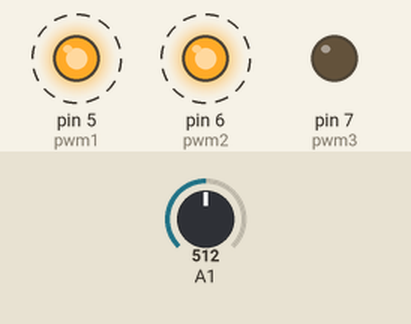
Simulated run of this sketch. Board: Arduino Uno, built with avr-gcc and run on an emulated ATmega328P. Shown: output pins drawn as LEDs (lit = HIGH). Dashed ring = blinking. Inputs (shaded band) come from the test bench; at power-on: A1 = 512.

Above: at 0.84 s.
1.4 s: A1 set to 900
At 1.73 s:
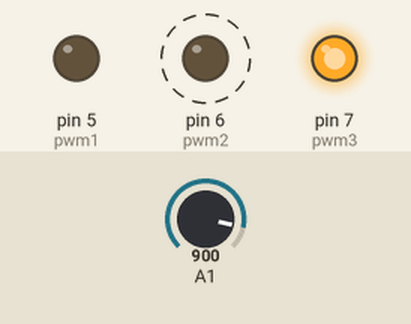
4.6 s: A1 set to 1023
At 5.36 s:
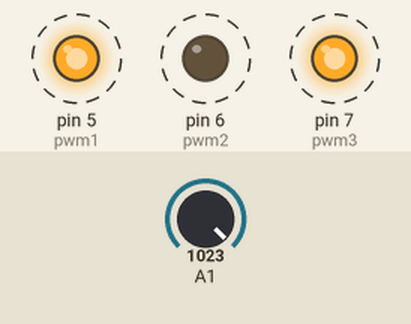
Timing chart, 0 to 13.8 s (numbered marks = the images above; inputs shaded):
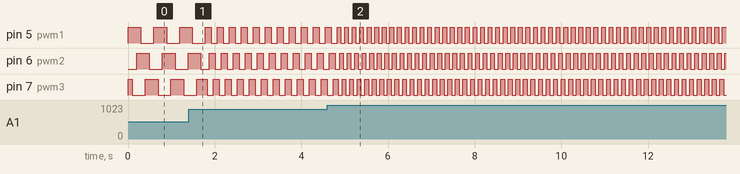

Measured:
- after the input at 1.4 s, pin 6 (pwm2): alternates HIGH for 0.14 s and LOW for 0.14 s, starting after 0.48 s
- after the input at 4.6 s, pin 5 (pwm1): alternates HIGH for 0.09 s and LOW for 0.09 s, starting after 0.31 s; pin 6 (pwm2): alternates HIGH for 0.09 s and LOW for 0.09 s, starting after 0.37 s; pin 7 (pwm3): alternates HIGH for 0.09 s and LOW for 0.09 s, starting after 0.34 s
- by itself, pin 5 (pwm1): repeats every 0.28 s: HIGH 0.14 s, LOW 0.14 s
- by itself, pin 6 (pwm2): alternates HIGH for 0.30 s and LOW for 0.30 s
- by itself, pin 7 (pwm3): repeats every 0.28 s: LOW 0.14 s, HIGH 0.14 s

The sketch:

sketch_jun24a.ino
```cpp
int pwm1=5;
int pwm2=6;
int pwm3=7;

float potValor, periodo, tiempo;

void setup() {

  Serial.begin(9600);
  pinMode(pwm1, OUTPUT);
  pinMode(pwm2, OUTPUT);
  pinMode(pwm3, OUTPUT);

}

void loop() {
  potValor = analogRead(A1);
  periodo = map(potValor, 0,1023,505,88);
  //tiempo= periodo/100;
  tiempo= periodo/3;
  digitalWrite(pwm1, HIGH);
  delay(.25);
  digitalWrite(pwm2, LOW);
  delay(.25);
  digitalWrite(pwm3, HIGH);
  delay(tiempo);

  digitalWrite(pwm1, HIGH);
  delay(.25);
  digitalWrite(pwm2, LOW);
  delay(.25);
  digitalWrite(pwm3, LOW);
  delay(tiempo);

  digitalWrite(pwm1, HIGH);
  delay(.25);
  digitalWrite(pwm2, HIGH);
  delay(.25);
  digitalWrite(pwm3, LOW);
  delay(tiempo);

  digitalWrite(pwm1, LOW);
  delay(.25);
  digitalWrite(pwm2, HIGH);
  delay(.25);
  digitalWrite(pwm3, LOW);
  delay(tiempo);

  digitalWrite(pwm1, LOW);
  delay(.25);
  digitalWrite(pwm2, HIGH);
  delay(.25);
  digitalWrite(pwm3, HIGH);
  delay(tiempo);

  digitalWrite(pwm1, LOW);
  delay(.25);
  digitalWrite(pwm2, LOW);
  delay(.25);
  digitalWrite(pwm3, HIGH);
  delay(tiempo);


}
```
